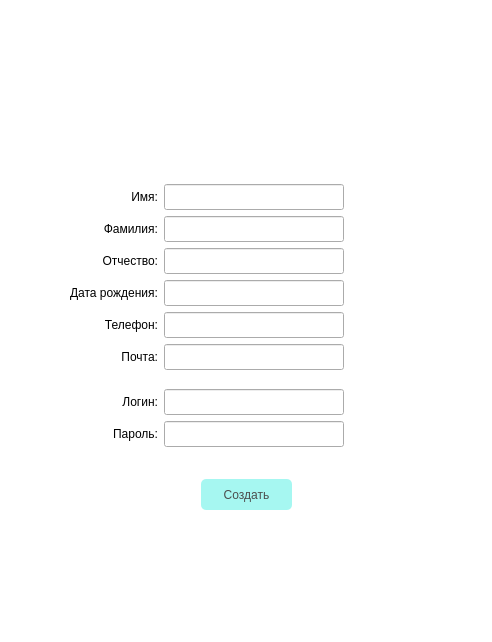
<?xml version="1.0" encoding="UTF-8"?>
<ui version="4.0">
 <class>Dialog</class>
 <widget class="QDialog" name="Dialog">
  <property name="geometry">
   <rect>
    <x>0</x>
    <y>0</y>
    <width>492</width>
    <height>642</height>
   </rect>
  </property>
  <property name="sizePolicy">
   <sizepolicy hsizetype="Fixed" vsizetype="Fixed">
    <horstretch>0</horstretch>
    <verstretch>0</verstretch>
   </sizepolicy>
  </property>
  <property name="windowTitle">
   <string>Dialog</string>
  </property>
  <property name="styleSheet">
   <string notr="true">QDialog{
	background-color: white;

}</string>
  </property>
  <layout class="QGridLayout" name="gridLayout">
   <item row="0" column="0">
    <layout class="QVBoxLayout" name="verticalLayout_8">
     <item>
      <layout class="QVBoxLayout" name="verticalLayout">
       <item>
        <layout class="QHBoxLayout" name="horizontalLayout_26">
         <item>
          <widget class="QPushButton" name="btn_36">
           <property name="styleSheet">
            <string notr="true">QPushButton{
	border-radius: 1px;
	color:white;

}</string>
           </property>
           <property name="text">
            <string/>
           </property>
           <property name="icon">
            <iconset>
             <normaloff>../images/Home-2-2-icon.png</normaloff>../images/Home-2-2-icon.png</iconset>
           </property>
           <property name="iconSize">
            <size>
             <width>23</width>
             <height>23</height>
            </size>
           </property>
          </widget>
         </item>
         <item>
          <spacer name="horizontalSpacer_42">
           <property name="orientation">
            <enum>Qt::Horizontal</enum>
           </property>
           <property name="sizeHint" stdset="0">
            <size>
             <width>40</width>
             <height>20</height>
            </size>
           </property>
          </spacer>
         </item>
        </layout>
       </item>
       <item>
        <layout class="QHBoxLayout" name="horizontalLayout_5">
         <item>
          <spacer name="horizontalSpacer_4">
           <property name="orientation">
            <enum>Qt::Horizontal</enum>
           </property>
           <property name="sizeHint" stdset="0">
            <size>
             <width>40</width>
             <height>20</height>
            </size>
           </property>
          </spacer>
         </item>
         <item>
          <widget class="QPushButton" name="btn">
           <property name="styleSheet">
            <string notr="true">QPushButton{
	border: none;

}</string>
           </property>
           <property name="text">
            <string/>
           </property>
           <property name="icon">
            <iconset>
             <normaloff>../../mysqlproject/images/computer.png</normaloff>../../mysqlproject/images/computer.png</iconset>
           </property>
           <property name="iconSize">
            <size>
             <width>50</width>
             <height>50</height>
            </size>
           </property>
          </widget>
         </item>
         <item>
          <spacer name="horizontalSpacer_5">
           <property name="orientation">
            <enum>Qt::Horizontal</enum>
           </property>
           <property name="sizeHint" stdset="0">
            <size>
             <width>40</width>
             <height>20</height>
            </size>
           </property>
          </spacer>
         </item>
        </layout>
       </item>
      </layout>
     </item>
     <item>
      <layout class="QVBoxLayout" name="verticalLayout_7">
       <item>
        <spacer name="verticalSpacer_5">
         <property name="orientation">
          <enum>Qt::Vertical</enum>
         </property>
         <property name="sizeHint" stdset="0">
          <size>
           <width>20</width>
           <height>40</height>
          </size>
         </property>
        </spacer>
       </item>
       <item>
        <layout class="QVBoxLayout" name="verticalLayout_6">
         <item>
          <layout class="QHBoxLayout" name="horizontalLayout_4">
           <item>
            <spacer name="horizontalSpacer">
             <property name="orientation">
              <enum>Qt::Horizontal</enum>
             </property>
             <property name="sizeHint" stdset="0">
              <size>
               <width>40</width>
               <height>20</height>
              </size>
             </property>
            </spacer>
           </item>
           <item>
            <layout class="QHBoxLayout" name="horizontalLayout">
             <item>
              <layout class="QVBoxLayout" name="verticalLayout_4">
               <item>
                <layout class="QVBoxLayout" name="verticalLayout_3">
                 <item>
                  <layout class="QHBoxLayout" name="horizontalLayout_3">
                   <item>
                    <widget class="QLabel" name="label_2">
                     <property name="text">
                      <string>Имя:</string>
                     </property>
                     <property name="alignment">
                      <set>Qt::AlignRight|Qt::AlignTrailing|Qt::AlignVCenter</set>
                     </property>
                    </widget>
                   </item>
                   <item>
                    <widget class="QLineEdit" name="line_2">
                     <property name="sizePolicy">
                      <sizepolicy hsizetype="Fixed" vsizetype="Fixed">
                       <horstretch>0</horstretch>
                       <verstretch>0</verstretch>
                      </sizepolicy>
                     </property>
                     <property name="minimumSize">
                      <size>
                       <width>180</width>
                       <height>26</height>
                      </size>
                     </property>
                     <property name="maximumSize">
                      <size>
                       <width>190</width>
                       <height>16777215</height>
                      </size>
                     </property>
                    </widget>
                   </item>
                  </layout>
                 </item>
                 <item>
                  <layout class="QHBoxLayout" name="horizontalLayout_11">
                   <item>
                    <widget class="QLabel" name="label_5">
                     <property name="text">
                      <string>Фамилия:</string>
                     </property>
                     <property name="alignment">
                      <set>Qt::AlignRight|Qt::AlignTrailing|Qt::AlignVCenter</set>
                     </property>
                    </widget>
                   </item>
                   <item>
                    <widget class="QLineEdit" name="line_5">
                     <property name="sizePolicy">
                      <sizepolicy hsizetype="Fixed" vsizetype="Fixed">
                       <horstretch>0</horstretch>
                       <verstretch>0</verstretch>
                      </sizepolicy>
                     </property>
                     <property name="minimumSize">
                      <size>
                       <width>180</width>
                       <height>26</height>
                      </size>
                     </property>
                     <property name="maximumSize">
                      <size>
                       <width>179</width>
                       <height>16777215</height>
                      </size>
                     </property>
                    </widget>
                   </item>
                  </layout>
                 </item>
                 <item>
                  <layout class="QHBoxLayout" name="horizontalLayout_22">
                   <item>
                    <widget class="QLabel" name="label">
                     <property name="text">
                      <string>Отчество:</string>
                     </property>
                     <property name="alignment">
                      <set>Qt::AlignRight|Qt::AlignTrailing|Qt::AlignVCenter</set>
                     </property>
                    </widget>
                   </item>
                   <item>
                    <widget class="QLineEdit" name="line">
                     <property name="sizePolicy">
                      <sizepolicy hsizetype="Fixed" vsizetype="Fixed">
                       <horstretch>0</horstretch>
                       <verstretch>0</verstretch>
                      </sizepolicy>
                     </property>
                     <property name="minimumSize">
                      <size>
                       <width>180</width>
                       <height>26</height>
                      </size>
                     </property>
                     <property name="maximumSize">
                      <size>
                       <width>179</width>
                       <height>16777215</height>
                      </size>
                     </property>
                    </widget>
                   </item>
                  </layout>
                 </item>
                 <item>
                  <layout class="QHBoxLayout" name="horizontalLayout_27">
                   <item>
                    <widget class="QLabel" name="label_6">
                     <property name="text">
                      <string>Дата рождения:</string>
                     </property>
                     <property name="alignment">
                      <set>Qt::AlignRight|Qt::AlignTrailing|Qt::AlignVCenter</set>
                     </property>
                    </widget>
                   </item>
                   <item>
                    <widget class="QLineEdit" name="line_8">
                     <property name="sizePolicy">
                      <sizepolicy hsizetype="Fixed" vsizetype="Fixed">
                       <horstretch>0</horstretch>
                       <verstretch>0</verstretch>
                      </sizepolicy>
                     </property>
                     <property name="minimumSize">
                      <size>
                       <width>180</width>
                       <height>26</height>
                      </size>
                     </property>
                     <property name="maximumSize">
                      <size>
                       <width>179</width>
                       <height>16777215</height>
                      </size>
                     </property>
                    </widget>
                   </item>
                  </layout>
                 </item>
                 <item>
                  <layout class="QHBoxLayout" name="horizontalLayout_28">
                   <item>
                    <widget class="QLabel" name="label_4">
                     <property name="text">
                      <string>Телефон:</string>
                     </property>
                     <property name="alignment">
                      <set>Qt::AlignRight|Qt::AlignTrailing|Qt::AlignVCenter</set>
                     </property>
                    </widget>
                   </item>
                   <item>
                    <widget class="QLineEdit" name="line_4">
                     <property name="sizePolicy">
                      <sizepolicy hsizetype="Fixed" vsizetype="Fixed">
                       <horstretch>0</horstretch>
                       <verstretch>0</verstretch>
                      </sizepolicy>
                     </property>
                     <property name="minimumSize">
                      <size>
                       <width>180</width>
                       <height>26</height>
                      </size>
                     </property>
                     <property name="maximumSize">
                      <size>
                       <width>179</width>
                       <height>16777215</height>
                      </size>
                     </property>
                    </widget>
                   </item>
                  </layout>
                 </item>
                 <item>
                  <layout class="QHBoxLayout" name="horizontalLayout_29">
                   <item>
                    <widget class="QLabel" name="label_7">
                     <property name="text">
                      <string>Почта:</string>
                     </property>
                     <property name="alignment">
                      <set>Qt::AlignRight|Qt::AlignTrailing|Qt::AlignVCenter</set>
                     </property>
                    </widget>
                   </item>
                   <item>
                    <widget class="QLineEdit" name="line_7">
                     <property name="sizePolicy">
                      <sizepolicy hsizetype="Fixed" vsizetype="Fixed">
                       <horstretch>0</horstretch>
                       <verstretch>0</verstretch>
                      </sizepolicy>
                     </property>
                     <property name="minimumSize">
                      <size>
                       <width>180</width>
                       <height>26</height>
                      </size>
                     </property>
                     <property name="maximumSize">
                      <size>
                       <width>179</width>
                       <height>16777215</height>
                      </size>
                     </property>
                    </widget>
                   </item>
                  </layout>
                 </item>
                </layout>
               </item>
               <item>
                <layout class="QVBoxLayout" name="verticalLayout_2">
                 <item>
                  <spacer name="verticalSpacer">
                   <property name="orientation">
                    <enum>Qt::Vertical</enum>
                   </property>
                   <property name="sizeType">
                    <enum>QSizePolicy::Fixed</enum>
                   </property>
                   <property name="sizeHint" stdset="0">
                    <size>
                     <width>17</width>
                     <height>13</height>
                    </size>
                   </property>
                  </spacer>
                 </item>
                 <item>
                  <layout class="QHBoxLayout" name="horizontalLayout_30">
                   <item>
                    <widget class="QLabel" name="label_3">
                     <property name="text">
                      <string>Логин:</string>
                     </property>
                     <property name="alignment">
                      <set>Qt::AlignRight|Qt::AlignTrailing|Qt::AlignVCenter</set>
                     </property>
                    </widget>
                   </item>
                   <item>
                    <widget class="QLineEdit" name="line_6">
                     <property name="sizePolicy">
                      <sizepolicy hsizetype="Fixed" vsizetype="Fixed">
                       <horstretch>0</horstretch>
                       <verstretch>0</verstretch>
                      </sizepolicy>
                     </property>
                     <property name="minimumSize">
                      <size>
                       <width>180</width>
                       <height>26</height>
                      </size>
                     </property>
                     <property name="maximumSize">
                      <size>
                       <width>180</width>
                       <height>16777215</height>
                      </size>
                     </property>
                     <property name="readOnly">
                      <bool>true</bool>
                     </property>
                     <property name="cursorMoveStyle">
                      <enum>Qt::VisualMoveStyle</enum>
                     </property>
                    </widget>
                   </item>
                  </layout>
                 </item>
                 <item>
                  <layout class="QHBoxLayout" name="horizontalLayout_31">
                   <item>
                    <widget class="QLabel" name="label_8">
                     <property name="text">
                      <string>Пароль:</string>
                     </property>
                     <property name="alignment">
                      <set>Qt::AlignRight|Qt::AlignTrailing|Qt::AlignVCenter</set>
                     </property>
                    </widget>
                   </item>
                   <item>
                    <widget class="QLineEdit" name="line_3">
                     <property name="sizePolicy">
                      <sizepolicy hsizetype="Fixed" vsizetype="Fixed">
                       <horstretch>0</horstretch>
                       <verstretch>0</verstretch>
                      </sizepolicy>
                     </property>
                     <property name="minimumSize">
                      <size>
                       <width>180</width>
                       <height>26</height>
                      </size>
                     </property>
                     <property name="maximumSize">
                      <size>
                       <width>179</width>
                       <height>16777215</height>
                      </size>
                     </property>
                     <property name="readOnly">
                      <bool>true</bool>
                     </property>
                    </widget>
                   </item>
                  </layout>
                 </item>
                </layout>
               </item>
              </layout>
             </item>
             <item>
              <layout class="QVBoxLayout" name="verticalLayout_5">
               <item>
                <spacer name="verticalSpacer_2">
                 <property name="orientation">
                  <enum>Qt::Vertical</enum>
                 </property>
                 <property name="sizeHint" stdset="0">
                  <size>
                   <width>20</width>
                   <height>40</height>
                  </size>
                 </property>
                </spacer>
               </item>
               <item>
                <widget class="QPushButton" name="pushButton">
                 <property name="styleSheet">
                  <string notr="true">QPushButton{
	border: none;
	background-color: white;
}
QPushButton:hover{

	background-color: rgb(248, 248, 248)
}</string>
                 </property>
                 <property name="text">
                  <string/>
                 </property>
                 <property name="icon">
                  <iconset>
                   <normaloff>../../mysqlproject/images/reload.png</normaloff>../../mysqlproject/images/reload.png</iconset>
                 </property>
                 <property name="iconSize">
                  <size>
                   <width>28</width>
                   <height>28</height>
                  </size>
                 </property>
                </widget>
               </item>
               <item>
                <spacer name="verticalSpacer_3">
                 <property name="orientation">
                  <enum>Qt::Vertical</enum>
                 </property>
                 <property name="sizeType">
                  <enum>QSizePolicy::Fixed</enum>
                 </property>
                 <property name="sizeHint" stdset="0">
                  <size>
                   <width>20</width>
                   <height>11</height>
                  </size>
                 </property>
                </spacer>
               </item>
              </layout>
             </item>
            </layout>
           </item>
           <item>
            <spacer name="horizontalSpacer_2">
             <property name="orientation">
              <enum>Qt::Horizontal</enum>
             </property>
             <property name="sizeType">
              <enum>QSizePolicy::Fixed</enum>
             </property>
             <property name="sizeHint" stdset="0">
              <size>
               <width>41</width>
               <height>18</height>
              </size>
             </property>
            </spacer>
           </item>
           <item>
            <spacer name="horizontalSpacer_3">
             <property name="orientation">
              <enum>Qt::Horizontal</enum>
             </property>
             <property name="sizeHint" stdset="0">
              <size>
               <width>40</width>
               <height>20</height>
              </size>
             </property>
            </spacer>
           </item>
          </layout>
         </item>
         <item>
          <layout class="QHBoxLayout" name="horizontalLayout_6">
           <item>
            <spacer name="horizontalSpacer_8">
             <property name="orientation">
              <enum>Qt::Horizontal</enum>
             </property>
             <property name="sizeHint" stdset="0">
              <size>
               <width>40</width>
               <height>20</height>
              </size>
             </property>
            </spacer>
           </item>
           <item>
            <widget class="QLabel" name="label_9">
             <property name="text">
              <string/>
             </property>
             <property name="alignment">
              <set>Qt::AlignCenter</set>
             </property>
            </widget>
           </item>
           <item>
            <spacer name="horizontalSpacer_9">
             <property name="orientation">
              <enum>Qt::Horizontal</enum>
             </property>
             <property name="sizeHint" stdset="0">
              <size>
               <width>40</width>
               <height>20</height>
              </size>
             </property>
            </spacer>
           </item>
          </layout>
         </item>
         <item>
          <layout class="QHBoxLayout" name="horizontalLayout_2">
           <item>
            <spacer name="horizontalSpacer_6">
             <property name="orientation">
              <enum>Qt::Horizontal</enum>
             </property>
             <property name="sizeHint" stdset="0">
              <size>
               <width>40</width>
               <height>20</height>
              </size>
             </property>
            </spacer>
           </item>
           <item>
            <widget class="QPushButton" name="btn_2">
             <property name="sizePolicy">
              <sizepolicy hsizetype="Fixed" vsizetype="Fixed">
               <horstretch>0</horstretch>
               <verstretch>0</verstretch>
              </sizepolicy>
             </property>
             <property name="minimumSize">
              <size>
               <width>91</width>
               <height>31</height>
              </size>
             </property>
             <property name="layoutDirection">
              <enum>Qt::LeftToRight</enum>
             </property>
             <property name="styleSheet">
              <string notr="true">QPushButton{
	border-radius: 5px;
	background-color: #a6f7f1;
   	transition: 2s linear; 
	color: #4c4d4d;
}

QPushButton:hover{
	background-color: #89f0ea;
}

</string>
             </property>
             <property name="text">
              <string>Создать</string>
             </property>
            </widget>
           </item>
           <item>
            <spacer name="horizontalSpacer_7">
             <property name="orientation">
              <enum>Qt::Horizontal</enum>
             </property>
             <property name="sizeHint" stdset="0">
              <size>
               <width>40</width>
               <height>20</height>
              </size>
             </property>
            </spacer>
           </item>
          </layout>
         </item>
        </layout>
       </item>
       <item>
        <spacer name="verticalSpacer_4">
         <property name="orientation">
          <enum>Qt::Vertical</enum>
         </property>
         <property name="sizeHint" stdset="0">
          <size>
           <width>20</width>
           <height>40</height>
          </size>
         </property>
        </spacer>
       </item>
      </layout>
     </item>
    </layout>
   </item>
  </layout>
 </widget>
 <resources/>
 <connections/>
</ui>
